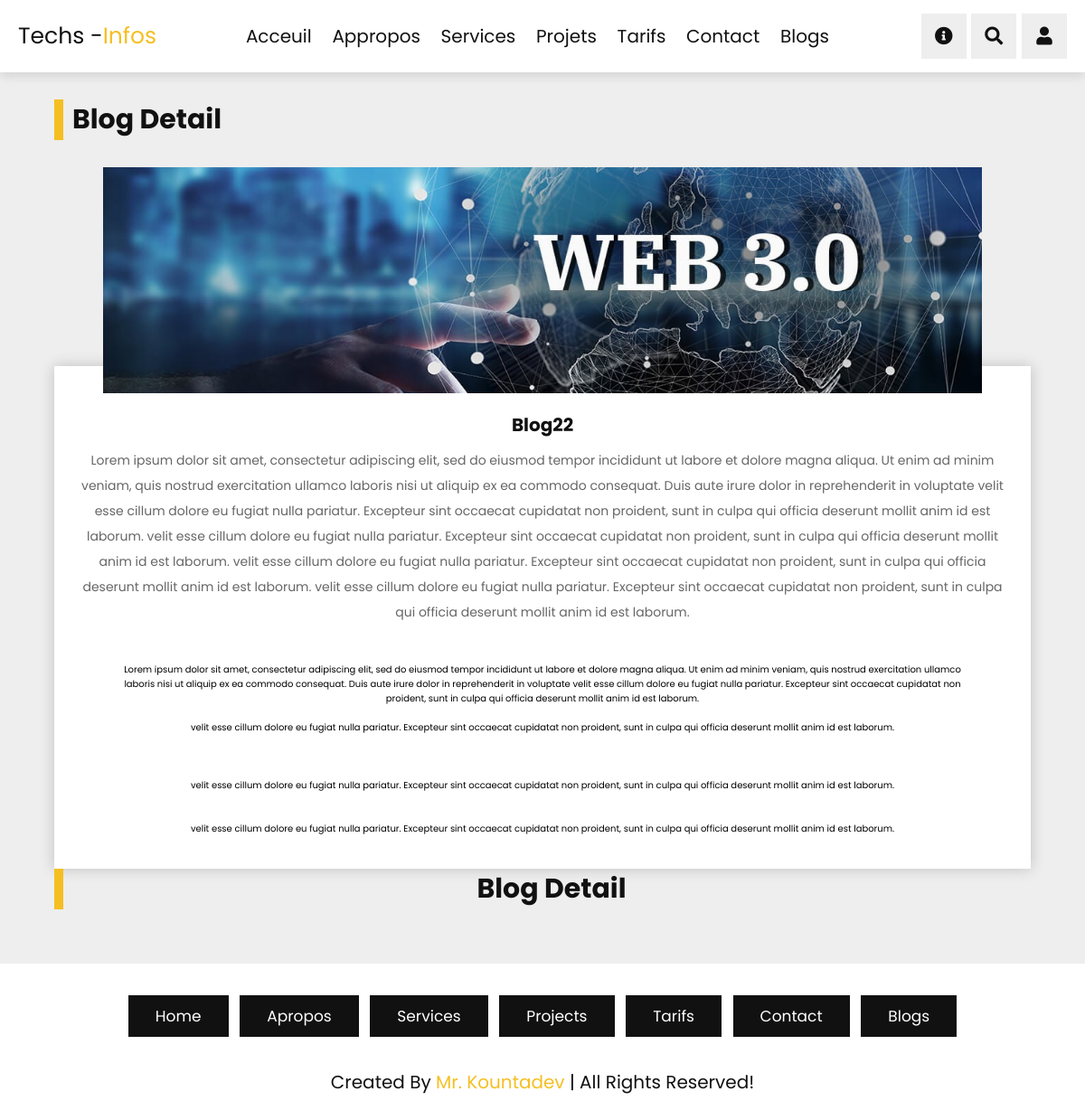
The page /blogs/blogdetail/blog22 on the database its author committed.
### tech/models.py (models this page shows)
class Blogs(models.Model):
    title = RichTextField()
    description = RichTextField()
    image = models.ImageField()
    date = models.DateField(auto_now_add=True)

### tech/views.py (the view)
# urls.py: path("blogs/blogdetail/<str:title>", views.blogdetail, name="blogdetail"),
def blogdetail(request, title: str):
    try:
        blogdetaile = Blogs.objects.get(title=title)
    except Blogs.DoesNotExist:
        raise ("le poste n'excite pas")
    return render(request, "solution/blogdetail.html", {"blogdetaile": blogdetaile})

### tech/templates/solution/blogdetail.html (shortened to what this page needs)
{% extends 'base.html' %} {% load static %}{% block content %}
<section class="blogs" id="blogs">
    <h1 class="heading">  blog detail</h1>
    <div class="swiper blogs-slider">
          <div class="swiper-slide slide">
             <div class="image">
                <img src="{{blogdetaile.image.url}}" alt="">
             </div>
             <div class="content">
                <h3>{{blogdetaile.title}}</h3>
                <p>{{blogdetaile.description}}</p>
       <article class="descripblo">
        {{blogdetaile.description|safe}}
 </article>
             </div>
             <h1 class="heading">  blog detail</h1>
          </div>
    </div>
 </section>
 {% endblock content %}

### tech/static/css/style.css (style rules this page uses)
:root { --yellow: #f5bf23; --black: #111; --white: #fff; --light-color: #666; --light-bg: #eee; --box-shadow: 0 .5rem 1rem rgba(0, 0, 0, .1); --border: .1rem solid rgba(0, 0, 0, .3); }
* { font-family: 'Poppins', sans-serif; margin: 0; padding: 0; -webkit-box-sizing: border-box; box-sizing: border-box; outline: none; border: none; text-decoration: none; }
html { font-size: 62.5%; overflow-x: hidden; scroll-behavior: smooth; scroll-padding-top: 7rem; }
section { padding: 5rem 10%; }
.heading { margin-bottom: 3rem; font-size: 3rem; color: var(--black); text-transform: capitalize; padding-left: 1rem; border-left: 1rem solid var(--yellow); }
.blogs { background: var(--light-bg); }
.blogs .slide { text-align: center; }
.blogs .slide .image { height: 25rem; width: 90%; overflow: hidden; margin: 0 auto; margin-bottom: -3rem; }
.blogs .slide .image img { height: 100%; width: 100%; -o-object-fit: cover; object-fit: cover; -webkit-transition: .2s linear; transition: .2s linear; }
.blogs .slide .content { padding: 2rem; padding-top: 5rem; background: var(--white); -webkit-box-shadow: 0 0 1.5rem rgba(0, 0, 0, 0.2); box-shadow: 0 0 1.5rem rgba(0, 0, 0, 0.2); }
.blogs .slide .content h3 { font-size: 2rem; color: var(--black); text-transform: capitalize; }
.blogs .slide .content p { padding: 1rem 0; font-size: 1.4rem; color: var(--light-color); line-height: 2; }
@media (max-width: 1200px) { section { padding: 3rem 5%; } }
.descripblo { word-wrap: break-word; white-space: pre-line; margin-left: 4%; margin-right: 4%; padding: 0%; }

### rows shown on the page
Blogs: image (picture), title "Blog22", description "Lorem ipsum dolor sit amet, consectetur adipiscing elit, sed do eiusmod tempor incididunt ut labore et dolore magna aliqua. Ut enim ad minim veniam, quis nostrud exercitation ullamco laboris nisi ut aliquip ex ea commodo consequat. Duis aute irure dolor in reprehenderit in voluptate velit esse cillum dolore eu fugiat nulla pariatur. Excepteur sint occaecat cupidatat non proident, sunt in culpa qui officia deserunt mollit anim id est laborum. velit esse cillum dolore eu fugiat nulla pariatur. Excepteur sint occaecat cupidatat non proident, sunt in culpa qui officia deserunt mollit anim id est laborum. velit esse cillum dolore eu fugiat nulla pariatur. Excepteur sint occaecat cupidatat non…"
